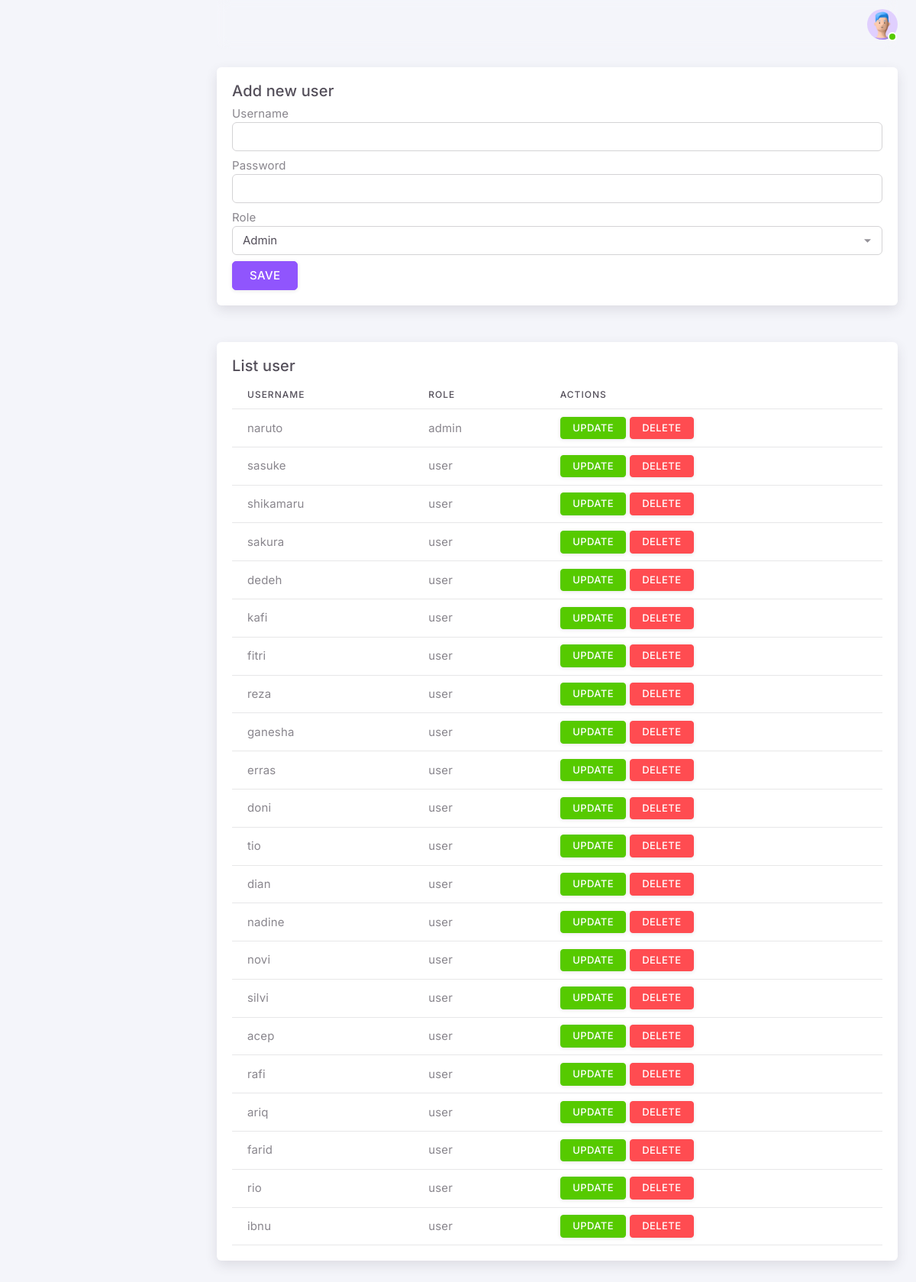
/users/, run on the app's committed database.
### tables this page shows
CREATE TABLE users (
    id INTEGER PRIMARY KEY AUTOINCREMENT,
    role INTEGER NOT NULL,
    username TEXT UNIQUE NOT NULL,
    password TEXT NOT NULL
);

### app/routes/user_routes.py (the view, shortened to what this page needs)
@users.route('/', methods=['POST', 'GET'])
def index():
    if request.method == 'GET':
        cursor = get_db().execute(f"SELECT * FROM users")
        users = cursor.fetchall()
        return render_template(
            'pages/user.html',
            data = users
        )

### app/__init__.py (called while the page is built)
def get_db():
    if 'db' not in g:
        g.db = sqlite3.connect(app.config['DATABASE'])
        g.db.row_factory = sqlite3.Row
    return g.db

@app.teardown_appcontext
def close_connection(exception):
    db = getattr(g, '_database', None)
    if db is not None:
        db.close()

### app/templates/pages/user.html (shortened to what this page needs)
{% extends 'base.html' %}
{% block content %}
<div class="row mb-5">
    <div class="col-md-12">
        <div class="card h-100">
        <div class="card-body">
            <h5 class="card-title">Add new user</h5>
            <form action="{{ url_for('users.index') }}" method="POST">
                <div class="mb-2">
                    <label for="">Username</label>
                    <input type="text" name="username" class="form-control">
                </div>
                <div class="mb-2">
                    <label for="">Password</label>
                    <input type="password" name="password" class="form-control">
                </div>
                <div class="mb-2">
                    <label for="role">Role</label>
                    <select name="role" id="role" class="form-select">
                        <option value="0">Admin</option>
                    </select>
                </div>
                <button type="submit" class="btn btn-primary">Save</button>
            </form>
        </div>
        </div>
    </div>
</div>
<div class="row mb-2">
    <div class="col-md-12">
        <div class="card h-100">
        <div class="card-body">
            <h5 class="card-title">List user</h5>
            <table class="table">
                <thead>
                    <tr>
                        <th>Username</th>
                        <th>Role</th>
                        <th>Actions</th>
                    </tr>
                </thead>
                <tbody>
                    {% for user in data%}
                    <tr>
                        <td>{{user.username}}</td>
                        <td>
                            {% if user.role == 0 %}
                                {{ 'admin' }}
                            {% elif user.role == 1 %}
                                {{ 'user' }}
                            {% endif %}
                        </td>
                        <td>
                            <a href="{{ url_for('users.update_user', id=user.id) }}" class="btn btn-sm btn-success">Update</a>
                            <a href="{{ url_for('users.delete', id=user.id) }}" class="btn btn-sm btn-danger" onclick="delete_confirm()">Delete</a>
                        </td>
                    </tr>
                    {% endfor %}
                </tbody>
            </table>
        </div>
        </div>
    </div>
</div>
{% endblock %}

### app/templates/base.html (shortened to what this page needs)
<!DOCTYPE html>
<html
  lang="en"
  class="light-style layout-menu-fixed layout-compact"
  dir="ltr"
  data-theme="theme-default"
  data-assets-path="../assets/"
  data-template="vertical-menu-template-free">
  <head>
    <link rel="stylesheet" href="{{url_for('static', filename='/assets/vendor/fonts/materialdesignicons.css')}}" />
    <link rel="stylesheet" href="{{url_for('static', filename='/assets/vendor/libs/node-waves/node-waves.css')}}" />
    <link rel="stylesheet" href="{{ url_for('static', filename='/assets/vendor/css/core.css')}}" class="template-customizer-core-css" />
    <link rel="stylesheet" href="{{ url_for('static', filename='/assets/vendor/css/theme-default.css')}}" class="template-customizer-theme-css" />
    <link rel="stylesheet" href="{{ url_for('static', filename='/assets/css/demo.css')}}" />
    <link rel="stylesheet" href="{{ url_for('static', filename='/assets/vendor/libs/perfect-scrollbar/perfect-scrollbar.css')}}" />
    <link rel="stylesheet" href="{{ url_for('static', filename='/assets/vendor/libs/sweetalert/sweetalert2.min.css') }}">
  </head>
  <body>
    <div class="layout-wrapper layout-content-navbar">
      <div class="layout-container">
        <aside id="layout-menu" class="layout-menu menu-vertical menu bg-menu-theme">
          <div class="app-brand demo">
            <a href="index.html" class="app-brand-link">
            </a>
          </div>
          <ul class="menu-inner py-1">
              </ul>
        </aside>
        <div class="layout-page">
          <nav
            class="layout-navbar container-xxl navbar navbar-expand-xl navbar-detached align-items-center bg-navbar-theme"
            id="layout-navbar">
            <div class="navbar-nav-right d-flex align-items-center" id="navbar-collapse">
              <ul class="navbar-nav flex-row align-items-center ms-auto">
                <li class="nav-item navbar-dropdown dropdown-user dropdown">
                  <a
                    class="nav-link dropdown-toggle hide-arrow p-0"
                    href="javascript:void(0);"
                    data-bs-toggle="dropdown">
                    <div class="avatar avatar-online">
                      <img src="{{ url_for('static', filename='/assets/img/avatars/1.png')}}" alt class="w-px-40 h-auto rounded-circle" />
                    </div>
                  </a>
                </li>
              </ul>
            </div>
          </nav>
          <div class="content-wrapper">
            <div class="container-xxl flex-grow-1 container-p-y">
              {% block content %}
              {% endblock %}
            </div>
          </div>
        </div>
      </div>
    </div>
  </body>
</html>

### app/static/assets/css/demo.css (style rules this page uses)
.menu .app-brand.demo { height: 64px; }

### app/templates/base.html (style rules this page uses)
* { text-rendering: optimizeLegibility; }

### data on the page
users: username "naruto", value "admin"
users: username "sasuke", value "user"
users: username "shikamaru", value "user"
users: username "sakura", value "user"
users: username "dedeh", value "user"
users: username "kafi", value "user"
users: username "fitri", value "user"
users: username "reza", value "user"
users: username "ganesha", value "user"
users: username "erras", value "user"
users: username "doni", value "user"
users: username "tio", value "user"
users: username "dian", value "user"
users: username "nadine", value "user"
users: username "novi", value "user"
users: username "silvi", value "user"
users: username "acep", value "user"
users: username "rafi", value "user"
users: username "ariq", value "user"
users: username "farid", value "user"
users: username "rio", value "user"
users: username "ibnu", value "user"
